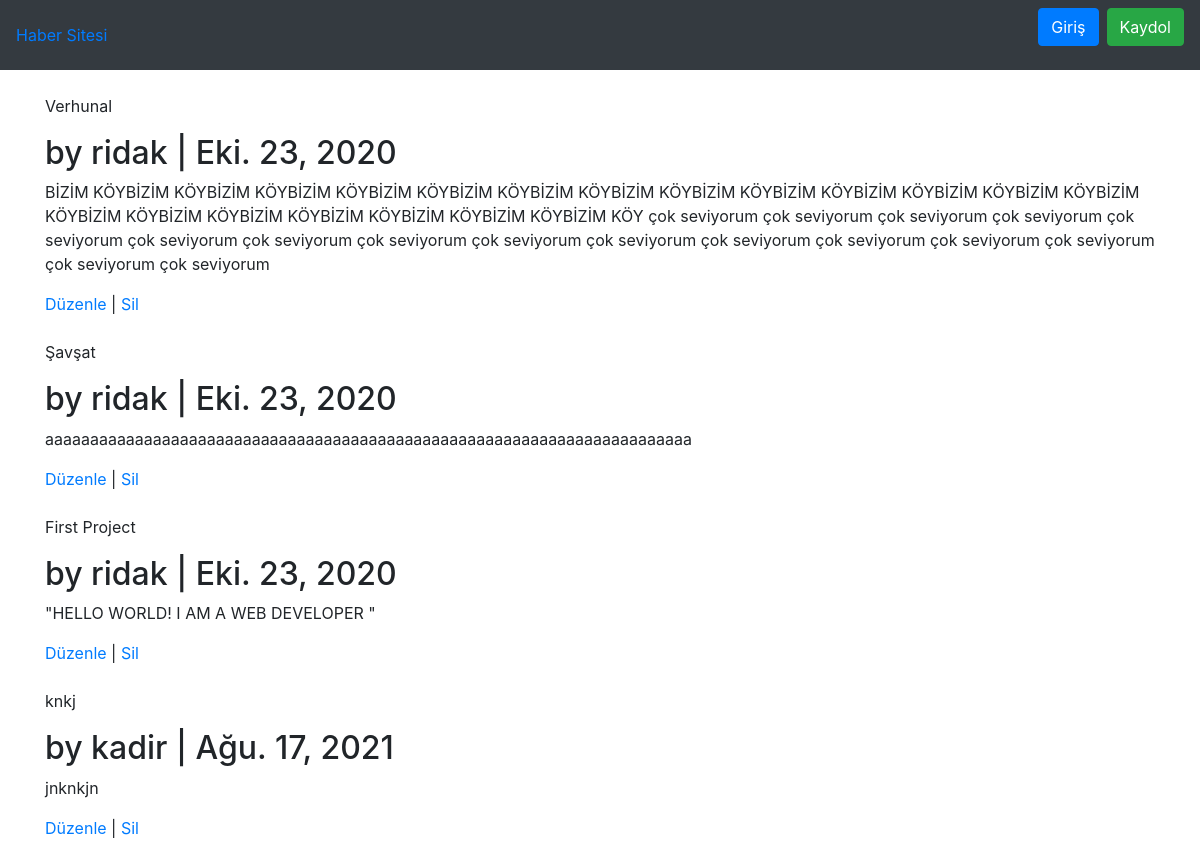
The page /articles/ on the database as committed earlier.
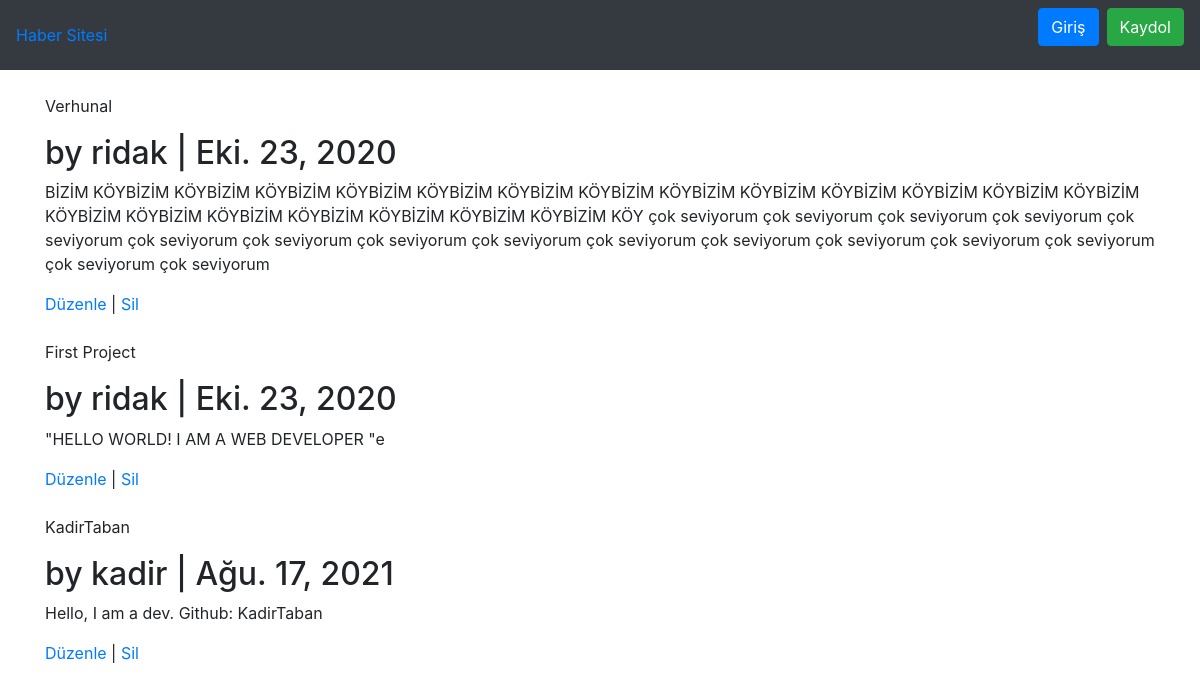
The same page on the database as committed later.
### articles/models.py (models this page shows, shortened)
class Article(models.Model):
    title= models.CharField(max_length=250, verbose_name='Başlık')
    body = models.TextField(verbose_name='Metin')
    date= models.DateField(auto_now_add=True,verbose_name='Tarih')
    author = models.ForeignKey(get_user_model(),on_delete=models.CASCADE,
        verbose_name = 'Yazar')

### users/models.py (models this page shows)
class CustomUser(AbstractUser):
    age=models.PositiveIntegerField(null=True, blank=True)

### articles/views.py (the view)
# urls.py: path('',ArticleListView.as_view(),name='article_list'),
class ArticleListView(ListView):
    model = Article
    template_name = "article_list.html"

### users/templates/article_list.html (shortened to what this page needs)
{% extends 'base.html' %}
{% block content %}
	{% for article in object_list %}
		<div>
			<div>
				<p>{{ article.title }}</p>
				<h2>by {{ article.author }} |
				{{ article.date }} </h2>
			</div>
			<div>
				<p>{{ article.body }}
                </p>
				<a href="{% url 'article_edit' article.pk %}">Düzenle</a> |
				<a href="{% url 'article_delete' article.pk %}">Sil</a>
			</div>
		</div>
	<br/>
	{% endfor %}
{% endblock content %}

### users/templates/base.html (shortened to what this page needs)
{% load static %}
<html>
<head>
	<link rel='stylesheet' href="{% static 'css/bootstrap.min.css' %}">
</head>
<body>
	<nav class="navbar navbar-expand-md navbar-dark bg-dark mb-4">
		<a  href="{% url 'home' %}">Haber Sitesi</a>
	<div class="collapse navbar-collapse" id="navbarCollapse">
		{% if user.is_authenticated %}
			<li class="navbar-nav mr-auto">
                <li class="nav-item"></li><a href="{% url 'article_create' %}">+ Yeni</a></li>
			</ul>
			<ul class="navbar-nav ml-auto">
				<li class="nav-item">
					<a class="nav-link dropdown-toggle" href="#" id="userMenu"
						data-toggle="dropdown" aria-haspopup="true"
						aria-expanded="false">
						{{ user.username }}
					</a>
					<div class="dropdown-menu dropdown-menu-right" aria-labelledby="userMenu">
						<a class="dropdown-item" href="{% url 'password_change'%}">Parola Değiştir</a>
						<div class="dropdown-divider"> </div>
						<a class="dropdown-item" href="{% url 'logout' %}">Çıkış</a>
					</div>
				</li>
			</ul>
		{% else %}
			<form class="form-inline ml-auto">
				<a href="{% url 'login' %}" class="btn btn-primary ml-2">
				Giriş</a>
				<a href="{% url 'signup' %}" class="btn btn-success ml-2">
				Kaydol</a>
			</form>
		{% endif %}
	</div>
	</nav>
	<div class="container">
		{% block content %}
		{% endblock content %}
	</div>
</body>
</html>

Rows that differ between the two databases and show on the page:
removed Article: title "Şavşat", author "ridak", date "Eki. 23, 2020", body "aaaaaaaaaaaaaaaaaaaaaaaaaaaaaaaaaaaaaaaaaaaaaaaaaaaaaaaaaaaaaaaaaaaaaaaa"
changed Article "First Project": body "\"HELLO WORLD! I AM A WEB DEVELOPER \"" → "\"HELLO WORLD! I AM A WEB DEVELOPER \"e"
changed Article "kadir": title "knkj" → "KadirTaban"; body "jnknkjn" → "Hello, I am a dev. Github: KadirTaban"
